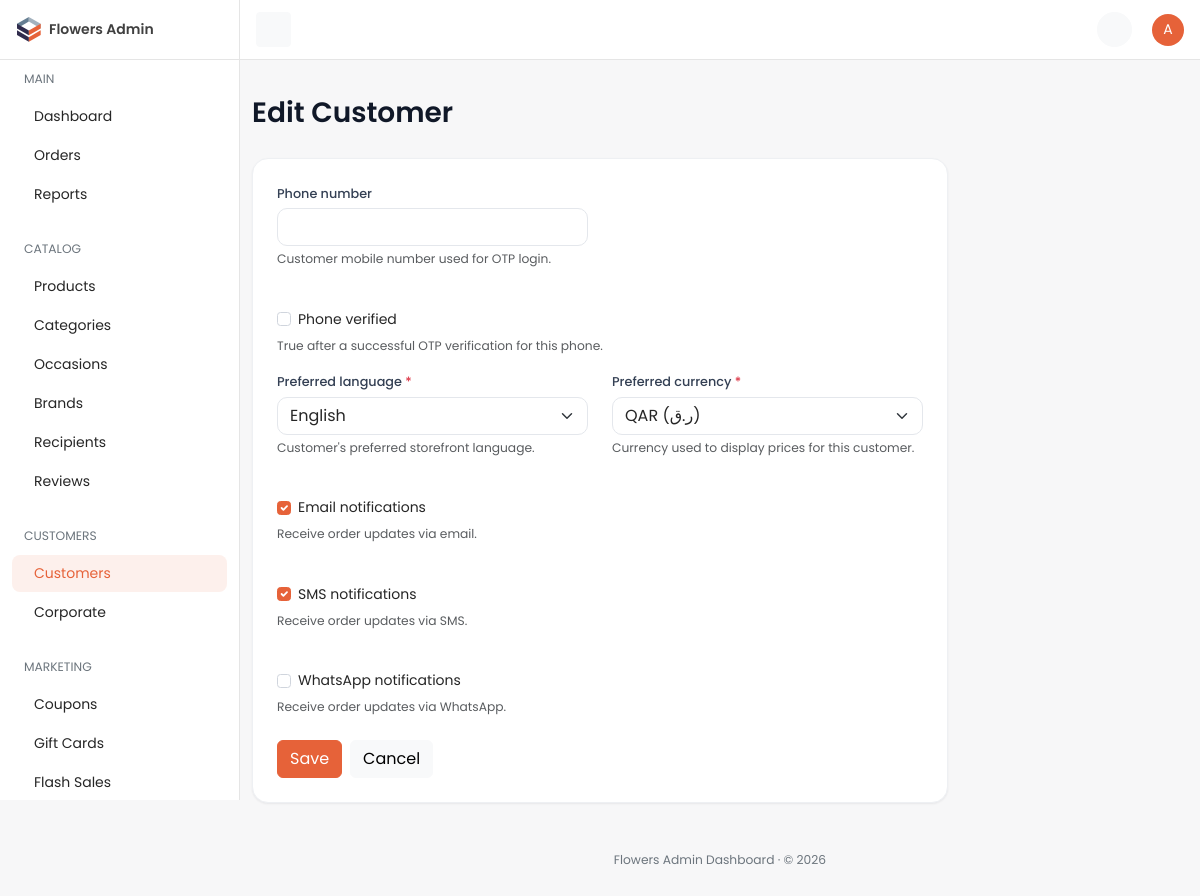
The app's page /dashboard/customer/8/edit/ (signed in) with its own data.
### accounts/models.py (models this page shows, shortened)
class CustomerProfile(TimeStampedModel):
    user = models.OneToOneField(
        settings.AUTH_USER_MODEL,
        on_delete=models.CASCADE,
        related_name="customer_profile",
        verbose_name="User",
        help_text="Linked Django auth user.",
    )
    phone = models.CharField(
        max_length=20,
        blank=True,
        db_index=True,
        verbose_name="Phone number",
        help_text="Customer mobile number used for OTP login.",
    )
    phone_verified = models.BooleanField(
        default=False,
        verbose_name="Phone verified",
        help_text="True after a successful OTP verification for this phone.",
    )
    preferred_language = models.CharField(
        max_length=5,
        choices=settings.LANGUAGES,
        default=settings.LANGUAGE_CODE,
        verbose_name="Preferred language",
        help_text="Customer's preferred storefront language.",
    )
    preferred_currency = models.ForeignKey(
        "core.Currency",
        on_delete=models.PROTECT,
        related_name="customer_profiles",
        verbose_name="Preferred currency",
        help_text="Currency used to display prices for this customer.",
    )
    date_of_birth = models.DateField(
        null=True,
        blank=True,
        verbose_name="Date of birth",
        help_text="Optional date of birth for personalization.",
    )
    default_address = models.ForeignKey(
        "accounts.Address",
        on_delete=models.SET_NULL,
        null=True,
        blank=True,
        related_name="+",
        verbose_name="Default address",
        help_text="Customer's primary delivery address.",
    )
    notify_via_email = models.BooleanField(
        default=True,
        verbose_name="Email notifications",
        help_text="Receive order updates via email.",
    )
    notify_via_sms = models.BooleanField(
        default=True,
        verbose_name="SMS notifications",
        help_text="Receive order updates via SMS.",
    )
    notify_via_whatsapp = models.BooleanField(
        default=False,
        verbose_name="WhatsApp notifications",
        help_text="Receive order updates via WhatsApp.",
    )
    class Meta:
        verbose_name = "Customer profile"
        verbose_name_plural = "Customer profiles"
        indexes = [
            models.Index(fields=["phone"], name="accounts_profile_phone_idx"),
        ]

### dashboard/views/customers.py (the view)
# urls.py: path("customer/<int:pk>/edit/", customers.CustomerUpdateView.as_view(), name="customer-update"),
class CustomerUpdateView(DashboardUpdateView):
    model = CustomerProfile
    form_class = forms.CustomerProfileForm
    nav_section = "customers"
    url_basename = "customer"
    singular_name = "Customer"

### dashboard/forms.py
class CustomerProfileForm(forms.ModelForm):
    class Meta:
        model = CustomerProfile
        fields = [
            "phone",
            "phone_verified",
            "preferred_language",
            "preferred_currency",
            "notify_via_email",
            "notify_via_sms",
            "notify_via_whatsapp",
        ]

### cart/selectors.py (called while the page is built)
def get_cart_for_request(*, request: HttpRequest) -> Optional[Cart]:
    if hasattr(request, _CART_CACHE_ATTR):
        return getattr(request, _CART_CACHE_ATTR)
    if not request.session.session_key:
        request.session.create()
    session_key = request.session.session_key
    cart = None
    if request.user.is_authenticated and hasattr(request.user, "customer_profile"):
        cart = (
            Cart.objects.filter(customer_profile=request.user.customer_profile)
            .select_related("currency", "destination_city")
            .first()
        )
    if cart is None:
        cart = (
            Cart.objects.filter(session_key=session_key)
            .select_related("currency", "destination_city")
            .first()
        )
    setattr(request, _CART_CACHE_ATTR, cart)
    return cart

def get_cart_item_count(*, cart: Cart | None) -> int:
    if cart is None:
        return 0
    total = CartItem.objects.filter(cart=cart).aggregate(total=Sum("quantity"))["total"]
    return int(total or 0)

def get_cart_count(*, request: HttpRequest) -> int:
    cart = get_cart_for_request(request=request)
    return get_cart_item_count(cart=cart)

def get_wishlist_count(*, request: HttpRequest) -> int:
    return len(request.session.get("wishlist_ids", []))

### catalog/selectors.py (called while the page is built)
def get_category_tree() -> list:
    from catalog.models import Category
    cached = cache.get(CATEGORY_TREE_CACHE_KEY)
    if cached is not None:
        return cached
    tree = list(
        Category.objects.filter(is_active=True, parent__isnull=True)
        .prefetch_related(
            Prefetch(
                "children",
                queryset=Category.objects.filter(is_active=True).order_by("display_order", "name"),
            )
        )
        .order_by("display_order", "name")
    )
    cache.set(CATEGORY_TREE_CACHE_KEY, tree, CATEGORY_TREE_TTL)
    return tree

### core/models.py (called while the page is built)
    def __str__(self) -> str:
        return f"{self.code} ({self.symbol})"

### dashboard/access.py (called while the page is built)
def user_can_access_dashboard(user) -> bool:
    if not user.is_authenticated:
        return False
    if user.is_superuser:
        return True
    return user.groups.filter(name__in=DASHBOARD_GROUPS).exists()

### dashboard/templates/dashboard/crud/form.html (shortened to what this page needs)
{% extends "dashboard/base.html" %}
{% block page_title %}{% if form_mode == "edit" %}Edit{% else %}Add{% endif %} {{ singular_name }}{% endblock %}
{% block content %}
<div class="row">
  <div class="col-12 col-xl-9">
    <div class="card">
      <div class="card-body p-4">
        <form method="post" enctype="multipart/form-data" novalidate>
          <div class="row">
            {% for field in form %}
            <div class="{% if field.field.widget.input_type == 'checkbox' %}col-12{% else %}col-md-6{% endif %} mb-3">
              {% if field.field.widget.input_type == 'checkbox' %}
              <div class="form-check mt-4">
                {{ field }}
                <label class="form-check-label" for="{{ field.id_for_label }}">{{ field.label }}</label>
              </div>
              {% else %}
              <label class="form-label" for="{{ field.id_for_label }}">
                {{ field.label }}{% if field.field.required %} <span class="text-danger">*</span>{% endif %}
              </label>
              {{ field }}
              {% endif %}
              {% if field.help_text %}<div class="form-text">{{ field.help_text }}</div>{% endif %}
            </div>
            {% endfor %}
          </div>
          <div class="d-flex gap-2 mt-2">
            <button type="submit" class="btn btn-primary">Save</button>
            <a href="{{ cancel_url }}" class="btn btn-light">Cancel</a>
          </div>
        </form>
      </div>
    </div>
  </div>
</div>
{% endblock %}

### dashboard/templates/dashboard/partials/_topbar.html (shortened to what this page needs)
{% load static %}
<nav id="topbar" class="navbar bg-white border-bottom fixed-top topbar px-3">
  <button id="toggleBtn" class="d-none d-lg-inline-flex btn btn-light btn-icon btn-sm" type="button">
  </button>
  <div>
    <ul class="list-unstyled d-flex align-items-center mb-0 gap-1">
      <li>
        <a class="position-relative btn-icon btn-sm btn-light btn rounded-circle" data-bs-toggle="dropdown"
           aria-expanded="false" href="#" role="button">
        </a>
      </li>
      <li class="ms-3 dropdown">
        <a href="#" role="button" data-bs-toggle="dropdown" aria-expanded="false">
          <span class="avatar avatar-sm avatar-primary rounded-circle">
            <span class="avatar-initials rounded-circle">{{ request.user.get_username|slice:":1"|upper }}</span>
          </span>
        </a>
      </li>
    </ul>
  </div>
</nav>

### static/dashboard/css/dashboard.css (style rules this page uses)
:root { --bs-primary: #e66239; --bs-primary-rgb: 230, 98, 57; --bs-primary-text-emphasis: #8a3a22; --bs-primary-bg-subtle: #fbe0d7; --bs-primary-border-subtle: #f5b7a4; --bs-link-color: #404040; --bs-link-color-rgb: 64, 64, 64; --bs-link-hover-color: #e66239; --bs-link-hover-color-rgb: 230, 98, 57; --bs-body-font-family: "Poppins", system-ui, -apple-system, "Segoe UI", Roboto, sans-serif; --bs-body-font-size: 0.875rem; --bs-body-color: #262626; --bs-border-color: #e5e5e5; --bs-tertiary-bg: #f5f5f5; }
body { font-family: var(--bs-body-font-family); background-color: #f7f7f8; }
.btn-primary { --bs-btn-bg: #e66239; --bs-btn-border-color: #e66239; --bs-btn-hover-bg: #cf522c; --bs-btn-hover-border-color: #c34e2a; --bs-btn-active-bg: #c34e2a; --bs-btn-active-border-color: #b84926; --bs-btn-disabled-bg: #e66239; --bs-btn-disabled-border-color: #e66239; }
.form-check-input:checked { background-color: #e66239; border-color: #e66239; }
a { text-decoration: none; }
.card { --bs-card-border-color: #eee; box-shadow: 0 1px 2px rgba(16, 24, 40, 0.05); }
.topbar { height: 60px; margin-left: 240px; }
.avatar { position: relative; display: inline-block; width: 3rem; height: 3rem; }
.avatar-sm { width: 2rem; height: 2rem; }
.avatar-initials { display: flex; justify-content: center; align-items: center; width: 100%; height: 100%; pointer-events: none; text-transform: uppercase; }
.avatar-primary .avatar-initials { color: #fff; background-color: #e66239; }
.btn-icon { position: relative; display: inline-flex; flex-shrink: 0; justify-content: center; align-items: center; font-size: 0.93rem; font-weight: 400; width: 2.5rem; height: 2.5rem; padding: 0; }
.btn-icon.btn-sm { font-size: 0.875rem; width: 2.1875rem; height: 2.1875rem; }
:root { --dash-ink: #101828; --dash-muted: #667085; --dash-line: #eef0f3; --dash-radius: 16px; }
.card { --bs-card-border-color: #eef0f3; border-radius: var(--dash-radius); box-shadow: 0 1px 2px rgba(16, 24, 40, 0.04), 0 1px 3px rgba(16, 24, 40, 0.03); }
.form-label { font-size: 0.8rem; font-weight: 500; color: #344054; margin-bottom: 0.35rem; }
.form-control, .form-select { border-color: #e4e7ec; border-radius: 10px; }
.form-check-input { border-color: #d0d5dd; }

### records on screen
CustomerProfile: form "English" "QAR (ر.ق)", form "☑" "☑"

### other values on screen
{{ request.user.get_username|slice:":1"|upper }} "A"
{{ singular_name }} "Customer"
{{ field.label }} "Phone number" "Preferred language" "Preferred currency"
{{ field.help_text }} "Customer mobile number used for OTP login." "True after a successful OTP verification for this phone." "Customer's preferred storefront language." "Currency used to display prices for this customer." "Receive order updates via email." "Receive order updates via SMS." "Receive order updates via WhatsApp."
{{ field.label }} "Phone verified" "Email notifications" "SMS notifications" "WhatsApp notifications"
